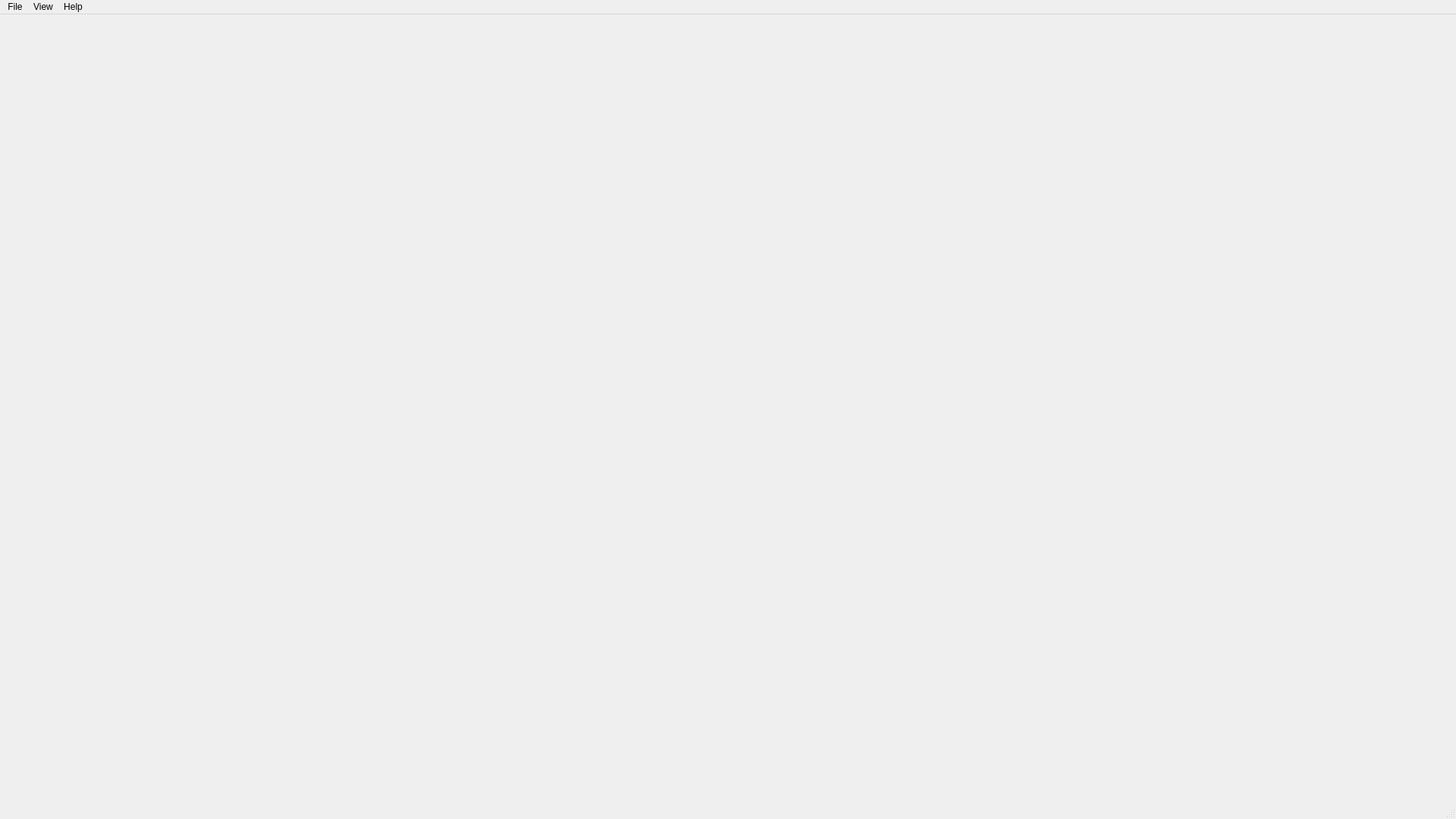
<?xml version="1.0" encoding="UTF-8"?>
<ui version="4.0">
 <class>MainWindow</class>
 <widget class="QMainWindow" name="MainWindow">
  <property name="geometry">
   <rect>
    <x>0</x>
    <y>0</y>
    <width>1920</width>
    <height>1080</height>
   </rect>
  </property>
  <property name="mouseTracking">
   <bool>false</bool>
  </property>
  <property name="focusPolicy">
   <enum>Qt::StrongFocus</enum>
  </property>
  <property name="windowTitle">
   <string>OpenGL Editor</string>
  </property>
  <widget class="QWidget" name="centralWidget">
   <property name="enabled">
    <bool>true</bool>
   </property>
   <widget class="ViewerGL" name="ViewerWidget" native="true">
    <property name="enabled">
     <bool>true</bool>
    </property>
    <property name="geometry">
     <rect>
      <x>0</x>
      <y>0</y>
      <width>1920</width>
      <height>1080</height>
     </rect>
    </property>
    <property name="sizePolicy">
     <sizepolicy hsizetype="Expanding" vsizetype="Expanding">
      <horstretch>0</horstretch>
      <verstretch>0</verstretch>
     </sizepolicy>
    </property>
    <property name="focusPolicy">
     <enum>Qt::StrongFocus</enum>
    </property>
   </widget>
  </widget>
  <widget class="QMenuBar" name="menuBar">
   <property name="geometry">
    <rect>
     <x>0</x>
     <y>0</y>
     <width>1920</width>
     <height>21</height>
    </rect>
   </property>
   <widget class="QMenu" name="menuFile">
    <property name="title">
     <string>File</string>
    </property>
    <addaction name="actionImport_Model"/>
   </widget>
   <widget class="QMenu" name="menuAbout">
    <property name="title">
     <string>Help</string>
    </property>
    <addaction name="actionAbout"/>
   </widget>
   <widget class="QMenu" name="menuView">
    <property name="title">
     <string>View</string>
    </property>
    <widget class="QMenu" name="menuViewer_Options">
     <property name="title">
      <string>Viewer Options</string>
     </property>
     <addaction name="actionWire_frame"/>
    </widget>
    <addaction name="actionObject_View"/>
    <addaction name="menuViewer_Options"/>
   </widget>
   <addaction name="menuFile"/>
   <addaction name="menuView"/>
   <addaction name="menuAbout"/>
  </widget>
  <widget class="QStatusBar" name="statusBar"/>
  <action name="actionImport_Model">
   <property name="icon">
    <iconset>
     <normaloff>C:/Users/Antoine/Pictures/kappa.png</normaloff>C:/Users/Antoine/Pictures/kappa.png</iconset>
   </property>
   <property name="text">
    <string>Import Model</string>
   </property>
  </action>
  <action name="actionAbout">
   <property name="text">
    <string>About</string>
   </property>
  </action>
  <action name="actionObject_View">
   <property name="checkable">
    <bool>true</bool>
   </property>
   <property name="text">
    <string>Object View</string>
   </property>
  </action>
  <action name="actionWire_frame">
   <property name="text">
    <string>Wire frame</string>
   </property>
  </action>
 </widget>
 <layoutdefault spacing="6" margin="11"/>
 <customwidgets>
  <customwidget>
   <class>ViewerGL</class>
   <extends>QWidget</extends>
   <header>viewergl.h</header>
   <container>1</container>
  </customwidget>
 </customwidgets>
 <resources/>
 <connections/>
</ui>
